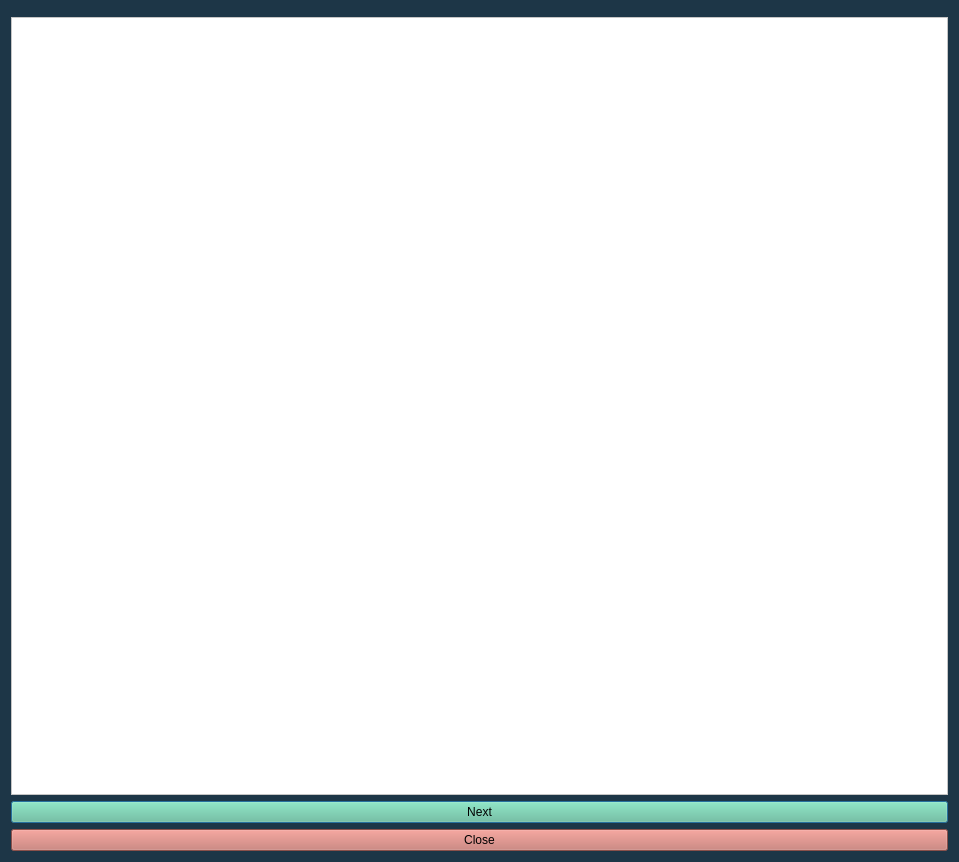
<?xml version="1.0" encoding="UTF-8"?>
<ui version="4.0">
 <class>DijkstraWindow</class>
 <widget class="QDialog" name="DijkstraWindow">
  <property name="geometry">
   <rect>
    <x>0</x>
    <y>0</y>
    <width>959</width>
    <height>862</height>
   </rect>
  </property>
  <property name="minimumSize">
   <size>
    <width>700</width>
    <height>700</height>
   </size>
  </property>
  <property name="windowTitle">
   <string>MainWindow</string>
  </property>
  <property name="styleSheet">
   <string notr="true">background-color: rgb(29, 54, 71);</string>
  </property>
  <layout class="QVBoxLayout" name="verticalLayout">
   <item>
    <widget class="QMenuBar" name="menubar"/>
   </item>
   <item>
    <layout class="QGridLayout" name="gridLayout">
     <item row="0" column="0">
      <widget class="QGraphicsView" name="graphicsView">
       <property name="styleSheet">
        <string notr="true">background-color: rgb(255, 255, 255);</string>
       </property>
      </widget>
     </item>
     <item row="2" column="0">
      <widget class="QPushButton" name="nextButton">
       <property name="styleSheet">
        <string notr="true">background-color: rgb(103, 194, 149);</string>
       </property>
       <property name="text">
        <string>Next</string>
       </property>
      </widget>
     </item>
     <item row="3" column="0">
      <widget class="QPushButton" name="pushButton">
       <property name="styleSheet">
        <string notr="true">background-color: rgb(194, 112, 104);</string>
       </property>
       <property name="text">
        <string>Close</string>
       </property>
      </widget>
     </item>
    </layout>
   </item>
  </layout>
 </widget>
 <resources/>
 <connections>
  <connection>
   <sender>pushButton</sender>
   <signal>clicked()</signal>
   <receiver>DijkstraWindow</receiver>
   <slot>close()</slot>
   <hints>
    <hint type="sourcelabel">
     <x>454</x>
     <y>571</y>
    </hint>
    <hint type="destinationlabel">
     <x>418</x>
     <y>594</y>
    </hint>
   </hints>
  </connection>
 </connections>
</ui>
